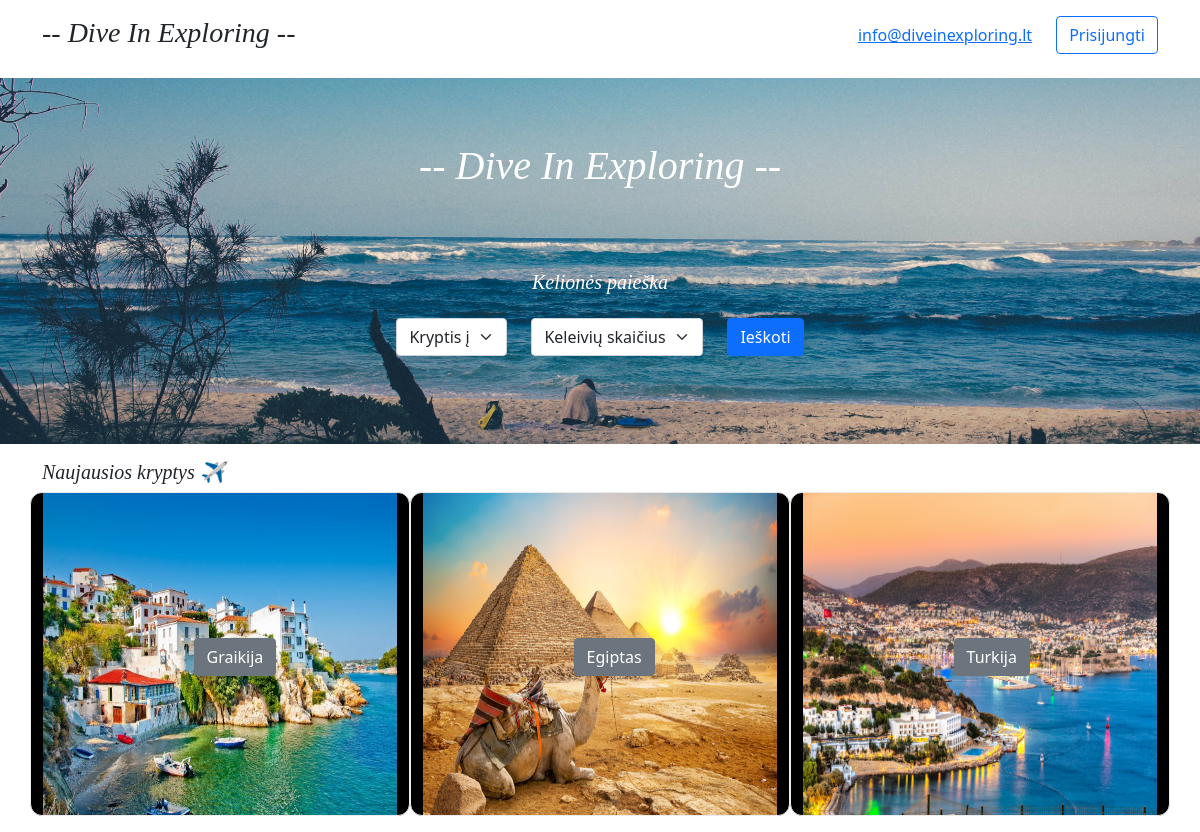
The page / on the database its author committed.
### tables this page shows
CREATE TABLE `skrydziai` (
  `skrydzioid` int(11) NOT NULL AUTO_INCREMENT,
  `kryptis_is` varchar(32) NOT NULL,
  `kryptis_i` varchar(32) NOT NULL,
  `kompanija` varchar(32) NOT NULL,
  `isvykimo_data` datetime NOT NULL,
  `grizimo_data` datetime NOT NULL,
  `isvykimo_kaina` double NOT NULL,
  `grizimo_kaina` double NOT NULL,
  `galutine_kaina` double NOT NULL,
  `nuotrauka_url` varchar(1500) DEFAULT NULL,
  PRIMARY KEY (`skrydzioid`)
);

### index.php (the view, shortened to what this page needs)
<?php
require_once 'sesija.php';
$sql = "SELECT * FROM skrydziai GROUP BY kryptis_i ORDER BY skrydzioid DESC LIMIT 3 ";
$skrydziai = $conn->query($sql);
?>
<!doctype html>
<html lang="en">
  <head>
    <link href="https://cdn.jsdelivr.net/npm/bootstrap@5.1.3/dist/css/bootstrap.min.css" rel="stylesheet">
	<link href="stilius.css" rel="stylesheet">
  </head>
  <body>
<div class="container mt-3">
	<div class="row">
		<div class="col-12 col-sm-12 col-md-12 col-lg-4 fst-italic text-center text-sm-center text-md-center text-lg-start">
			<a href="https://if180029.mokslas.vdu.lt" class="text-decoration-none text-dark"><h3>-- Dive In Exploring --</h3></a>
		</div>
		<div class="col-12 col-sm-12 col-md-12 col-lg-8 d-flex justify-content-end">
			<div class="row d-flex justify-content-end" style="width:100%">
				<div class="col-12 col-sm-12 col-md-12 col-lg-auto mb-3 align-self-center d-flex justify-content-center">
					<a class="" href="mailto:info@diveinexploring.lt">info@diveinexploring.lt</a>
				</div>
				<div class="col-12 col-sm-12 col-md-12 col-lg-auto mb-3 d-flex justify-content-center">
				  <?php
				  if(!isset($_SESSION['vartid'])){
					  echo "<a class='btn btn-outline-primary' href='prisijungimas.php'>Prisijungti</a>";}
					else{
					  echo "<a href='nario_paskyra.php' class='text-decoration-none link-secondary'>Narys</a>";}
				  ?>
				</div>
			</div>
		</div>
	</div>
</div>
<div class="container-fluid fonas mt-2 pb-5 pt-5">
	<div class="row pt-3 pb-3">
		<div class="col text-white fst-italic d-flex justify-content-center">
			<h1>
			-- Dive In Exploring --
			</h1>
		</div>
	</div>
	<div class="container bg-transparent mt-3 pb-4 pt-4">
		<div class="row">
			<div class="col text-white fst-italic d-flex justify-content-center mb-3 mt-3">
				<h5>Kelionės paieška</h5>
			</div>
		</div>
        <form  action="skrydzio_paieska.php" method="post">
			<div class="row justify-content-center">
				<div class="col-12 col-sm-12 col-md-12 col-lg-auto mb-3">
					<select required name="kryptis_i" class="form-select" aria-label="Default select example">
						<option  value="" disabled selected hidden>Kryptis į</option>
					</select>
				</div>
				<div class="col-12 col-sm-12 col-md-12 col-lg-auto mb-3">
					<select required name="keleiviu_skaicius"  class="form-select" aria-label="Default select example">
						<option value="" disabled selected hidden>Keleivių skaičius</option>
					</select>
				</div>
				<div class="col-12 col-sm-12 col-md-12 col-lg-auto mb-3 d-flex justify-content-center">
					<button  class="btn btn-primary" type="submit" >Ieškoti</button>
				</div>
			</div>
		</form>
	</div>
</div>
<div class="container mt-3">
	<div class="row">
		<div class="col fst-italic">
			<h5>Naujausios kryptys ✈️</h5>
		</div>
	</div>
	<div class="row mb-3">
        <?php
         if($skrydziai->num_rows > 0){
            while ($row = $skrydziai->fetch_assoc()) {
                echo '
				<div class="kryptis d-flex justify-content-center centrasParent col-12 col-sm-12 col-md-6 col-lg-4 col-xl-4">
					<img src="/uploads/'.$row["nuotrauka_url"].'" class="img-fluid" alt="...">
					<form action = "skrydzio_paieska.php" method="POST">
						<input hidden value= "'.$row["kryptis_i"].'" name="kryptis_i"/>
						<input hidden value="1" name="keleiviu_skaicius"/>
						<a class="btn btn-secondary centruoti" href="skrydzio_paieska.php">'.$row["kryptis_i"].'</a>
					</form>
				</div>';
            }
        }
        ?>
	</div>
</div>
  </body>
</html>

### stilius.css (style rules this page uses)
h1, h2, h3, h4, h5, h6 { font-family: "Playfair Display", Georgia, "Times New Roman", serif ; }
.fonas { background-image: url('../paveikslai/fonas.jpg'); background-size: cover; background-position: center; }
.kryptis { height: 324px; border: 1px solid #EBEBEB; border-radius: 12px; background-color: black; }
.centrasParent { position: relative; }
.centruoti { position: absolute; left: 43%; top: 45%; }

### rows shown on the page
skrydziai: kryptis_i "Graikija"
skrydziai: kryptis_i "Egiptas"
skrydziai: kryptis_i "Turkija"
